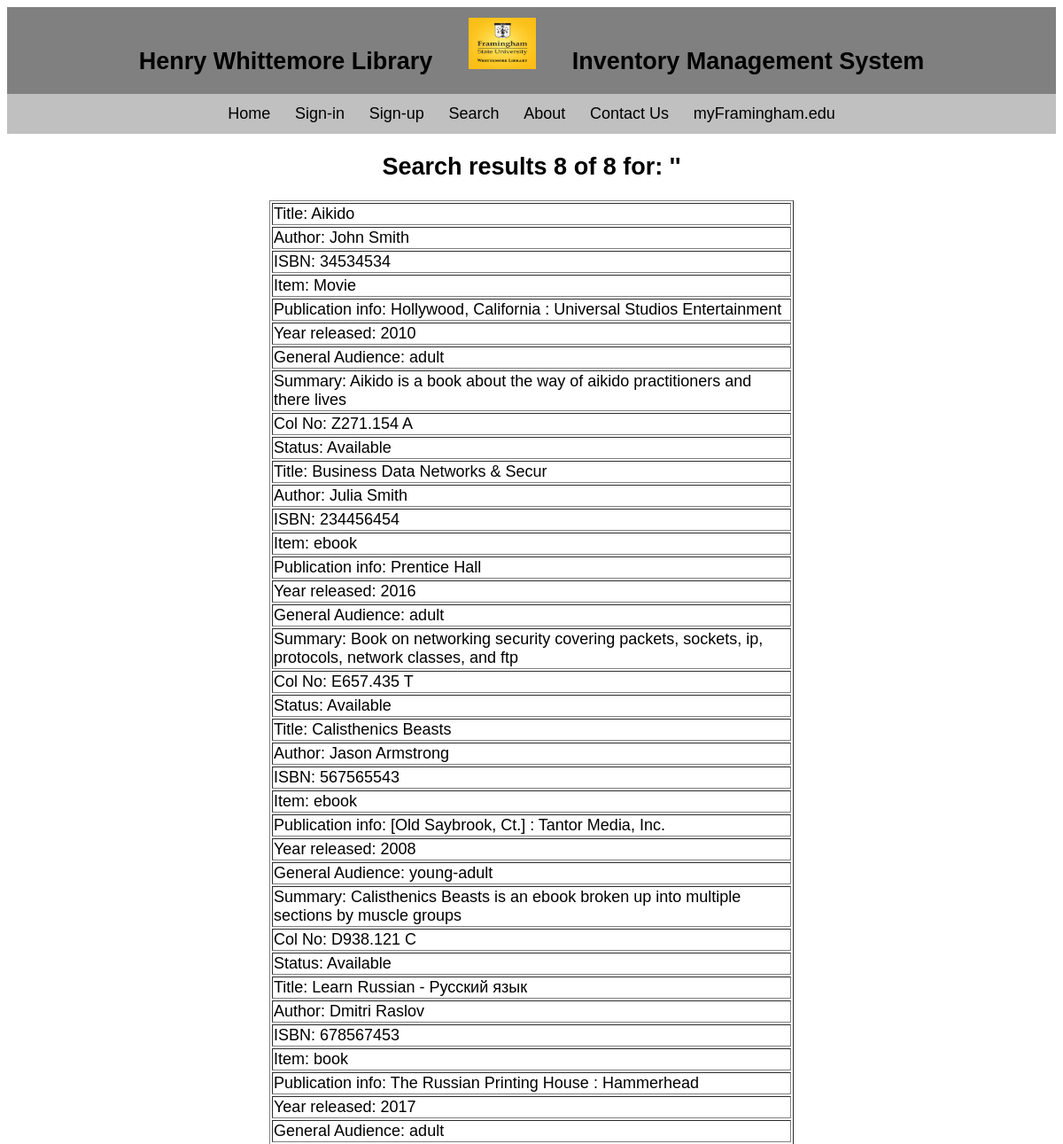
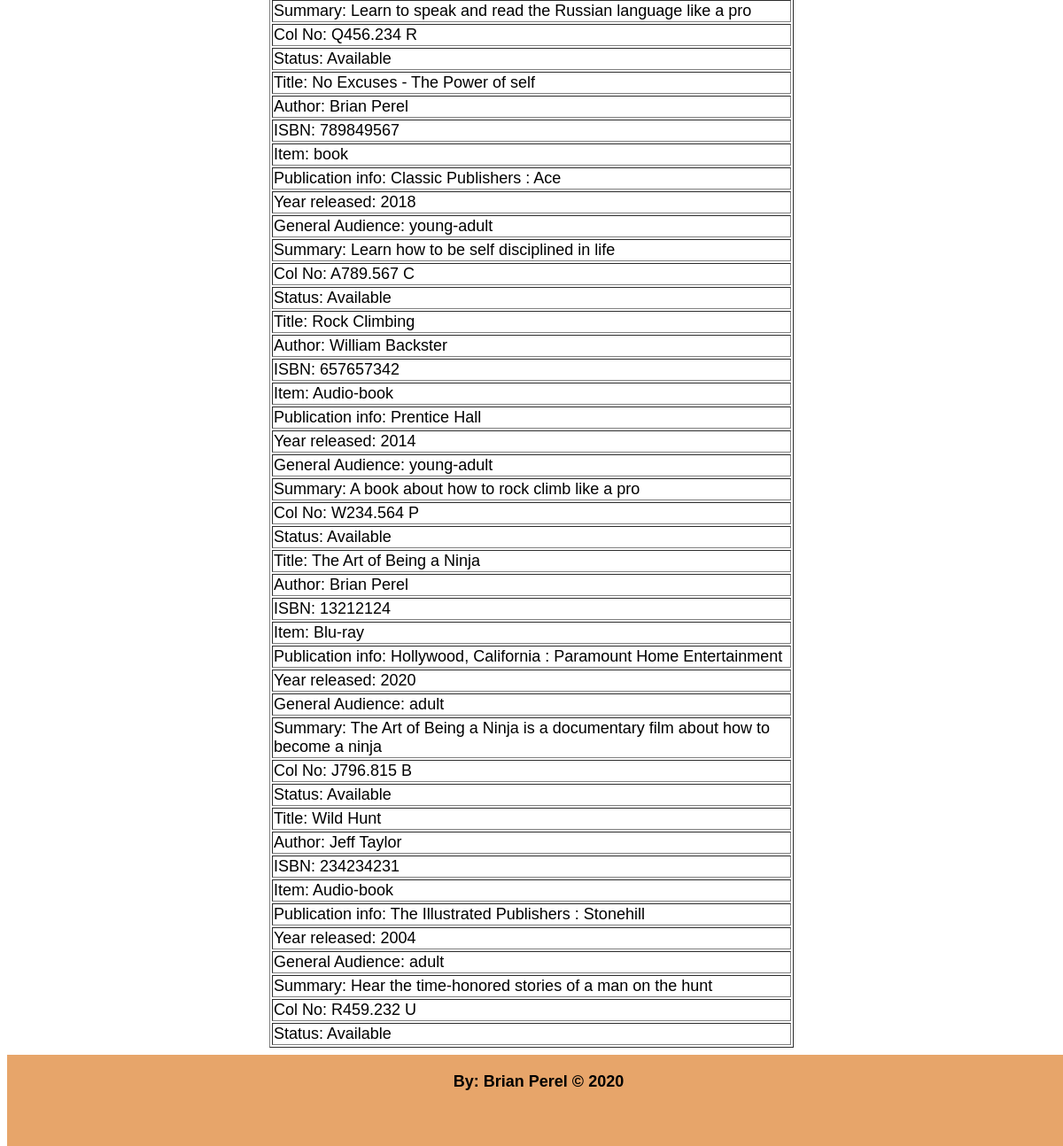
Screenshot of /letterFind.php with the database file from the repository (2 pictures, top to bottom).
### tables this page shows
CREATE TABLE `items` (
`Item_Name` varchar(30) NOT NULL,
`Author` varchar(30),
`ISBN` int(18),
`Publication_Info` varchar(120),
`Year_of_Release` int(4),
`General_Audience` varchar(30), 
`Summary` varchar(120), 
`Item_Type` varchar(30),
`Col_No` varchar(30),
`Status` varchar(30),
`Price` decimal(10, 2),
PRIMARY KEY(Item_Name)
);

### letterFind.php (the view, shortened to what this page needs)
<!DOCTYPE html>
<html>
	<head>
		<link rel="stylesheet" href="css/main.css">
		<link rel="stylesheet" href="https://cdnjs.cloudflare.com/ajax/libs/font-awesome/4.7.0/css/font-awesome.min.css">
		</head>
		<body>
			<center><div class="class1">
				<h2>Henry Whittemore Library</h2>
				<a href="index.htm"><img src="icons/1.jpg" alt="Smiley face" width="100px" height="70px" style="padding-top: 1%"></img></a>
				<h2>Inventory Management System</h2><br><br>
			</div>
			<div class="class2">
				<a href="index.php">Home</a>
				<a href="signIn.php">Sign-in</a>
				<a href="signUp.php">Sign-up</a>
				<a href="advSearch.php">Search</a>
				<a href="#BodyText">About</a>
				<a href="#contact">Contact Us</a>
				<a href="https://www.framingham.edu/" target="_blank">myFramingham.edu</a>
			</div>
			<?php
				$con = new PDO('mysql:host=localhost:3306;dbname=librarysite;charset=utf8mb4','root');
				if(isset($_GET['send2'])) {
					$post = $_GET['send2'];
					$SearchLetter = $post;
				}
				else {
					$SearchLetter = $_GET['by'];
				}
				$sql = $con -> query("SELECT * FROM items WHERE Item_Name LIKE '" . $SearchLetter . "%'");
			    $results = $sql -> fetchAll(PDO::FETCH_ASSOC);
				echo '<h2 align=center>Search results ' . sizeof($results) . ' of ' . sizeof($results) . '  for: \'' . $SearchLetter . '\' </h2>';
				if(sizeof($results) == 0) {
					echo '<center>No items match your search</center><div style="margin-bottom: 24%"></div>';
				}
				else {
					echo "<table align='center' width='50%' height='120%' border=solid black 1px>";
					for($i = 0; $i < sizeof($results); $i++) {
						echo'<tr><td>' . 'Title: ' . $results[$i]['Item_Name'] . '</td></tr>';
						echo'<tr><td>' . 'Author: ' . $results[$i]['Author'] . '</td></tr>';
						echo'<tr><td>' . 'ISBN: ' . $results[$i]['ISBN'] . '</td></tr>';
						echo'<tr><td>' . 'Item: ' . $results[$i]['Item_Type'] . '</td></tr>';
						echo'<tr><td>' . 'Publication info: ' . $results[$i]['Publication_Info'] . '</td></tr>';
						echo'<tr><td>' . 'Year released: ' . $results[$i]['Year_of_Release'] . '</td></tr>';
						echo'<tr><td>' . 'General Audience: ' . $results[$i]['General_Audience'] . '</td></tr>';
						echo'<tr><td>' . 'Summary: ' . $results[$i]['Summary'] . '</td></tr>';
						echo'<tr><td>' . 'Col No: ' . $results[$i]['Col_No'] . '</td></tr>';
						echo'<tr><td>' . 'Status: ' . $results[$i]['Status'] . '</td></tr>';
						}
					echo '</table><br>';
				}
			?>
			<form action='checkoutLetter.php' method='post'>
			<center><button style='margin-right: 1%' name='checkout2' <?php if(sizeof($results) == 0) {echo 'disabled';} else { if($results[0]['Status'] == 'Out') {echo 'disabled';}} ?>
			>Checkout item</button>
			</form>
			<button name='request' type="button" <?php if(sizeof($results) == 0) {echo 'disabled';} ?> style='margin-bottom: 5%'>Request item</button></center>
			<div class="footer">
				<p>By: Brian Perel &copy; <script type="text/javascript">var current_year = new Date(); document.write(current_year.getFullYear());</script></p>
			</div>
		</body>
	</head>
</html>

### css/main.css (style rules this page uses)
body { font-family: Arial; font-size: 18px; }
div.class1 { background-color: #808080; }
div.class1 * { display: inline; padding-left: 1%; padding-right: 1%; }
div.class2 { background-color: #C0C0C0; padding: 1% 2% 1% 2%; }
div.class2 * { padding-left: 1%; padding-right: 1%; color: black; text-decoration: none; }
* { box-sizing: border-box; }
div.footer { margin-top: 3%; background-color: #e7a56a ; text-align: center; vertical-align: baseline; height: 4%; padding-bottom: 0.2%; width: 100%; font-weight: bold; padding-top: 0.2%; position: absolute; bottom: 0; }

### rows the page displays
items: Item_Name "Aikido", Author "John Smith", ISBN "34534534", Item_Type "Movie", Publication_Info "Hollywood, California : Universal Studios Entertainment", Year_of_Release "2010", General_Audience "adult", Summary "Aikido is a book about the way of aikido practitioners and there lives", Col_No "Z271.154 A", Status "Available"
items: Item_Name "Business Data Networks & Secur", Author "Julia Smith", ISBN "234456454", Item_Type "ebook", Publication_Info "Prentice Hall", Year_of_Release "2016", General_Audience "adult", Summary "Book on networking security covering packets, sockets, ip, protocols, network classes, and ftp", Col_No "E657.435 T", Status "Available"
items: Item_Name "Calisthenics Beasts", Author "Jason Armstrong", ISBN "567565543", Item_Type "ebook", Publication_Info "[Old Saybrook, Ct.] : Tantor Media, Inc.", Year_of_Release "2008", General_Audience "young-adult", Summary "Calisthenics Beasts is an ebook broken up into multiple sections by muscle groups", Col_No "D938.121 C", Status "Available"
items: Item_Name "Learn Russian - Русский язык", Author "Dmitri Raslov", ISBN "678567453", Item_Type "book", Publication_Info "The Russian Printing House : Hammerhead", Year_of_Release "2017", General_Audience "adult", Summary "Learn to speak and read the Russian language like a pro", Col_No "Q456.234 R", Status "Available"
items: Item_Name "No Excuses - The Power of self", Author "Brian Perel", ISBN "789849567", Item_Type "book", Publication_Info "Classic Publishers : Ace", Year_of_Release "2018", General_Audience "young-adult", Summary "Learn how to be self disciplined in life", Col_No "A789.567 C", Status "Available"
items: Item_Name "Rock Climbing", Author "William Backster", ISBN "657657342", Item_Type "Audio-book", Publication_Info "Prentice Hall", Year_of_Release "2014", General_Audience "young-adult", Summary "A book about how to rock climb like a pro", Col_No "W234.564 P", Status "Available"
items: Item_Name "The Art of Being a Ninja", Author "Brian Perel", ISBN "13212124", Item_Type "Blu-ray", Publication_Info "Hollywood, California : Paramount Home Entertainment", Year_of_Release "2020", General_Audience "adult", Summary "The Art of Being a Ninja is a documentary film about how to become a ninja", Col_No "J796.815 B", Status "Available"
items: Item_Name "Wild Hunt", Author "Jeff Taylor", ISBN "234234231", Item_Type "Audio-book", Publication_Info "The Illustrated Publishers : Stonehill", Year_of_Release "2004", General_Audience "adult", Summary "Hear the time-honored stories of a man on the hunt", Col_No "R459.232 U", Status "Available"

### other values shown
sizeof($results) "8"
